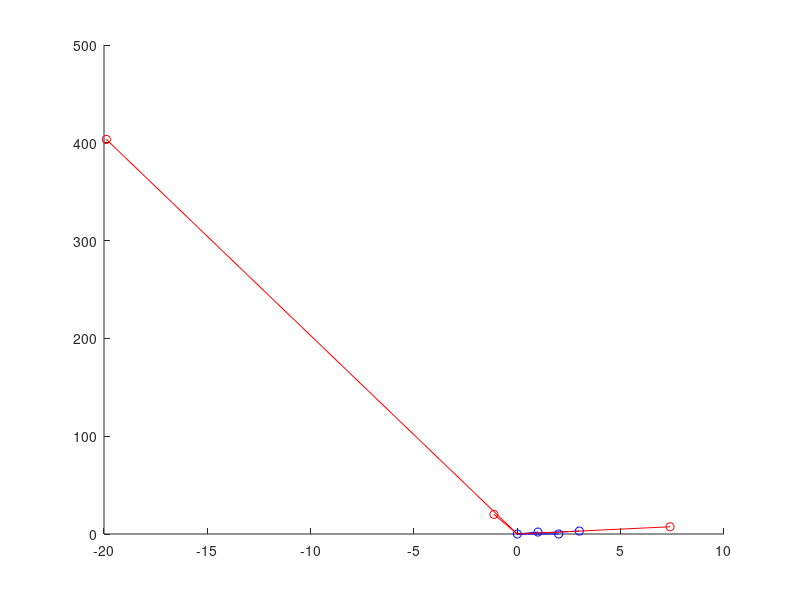

Reproduce this figure in MATLAB.
x1=0;
y1 = 0;

x2=2;
y2 = 0;

x3=3;
y3 = 3;

x4=1;
y4 = 2;

scatter(x1,y1,'b');hold on
scatter(x2,y2,'b');
scatter(x3,y3,'b');
scatter(x4,y4,'b');
plot([x1 x2],[y1 y2],'b');
plot([x1 x3],[y1 y3],'b');
plot([x1 x4],[y1 y4],'b');


hold on
z11= exp(x1)*cos(y1);
z21= exp(x2)*cos(y2);
z31 = exp(x3)*cos(y3);
z41 = exp(x4)*cos(y4);

z12= exp(x1)*exp(y1);
z22= exp(x2)*exp(y2);
z32 = exp(x3)*exp(y3);
z42 = exp(x4)*exp(y4);

%scatter(z11,z12,'r');hold on
scatter(z21,z22,'r');
scatter(z31,z32,'r');
scatter(z41,z42,'r');
plot([x1 z21],[y1 z22],'r');
plot([x1 z31],[y1 z32],'r');
plot([x1 z41],[y1 z42],'r');
% 
% n =2;
% 
% x12=x1^n;
% y12 = y1^n;
% 
% x22=x2^n;
% y22 = y2^n;
% 
% x32=x3^n;
% y32 = y3^n;
% 
% x42=x4^n;
% y42 = y4^n;
% m=3;
% W2 = 1+m*(x2+.5*(x22-y22));
% W3 = 1+m*(x3+.5*(x32-y32));
% W4 = 1+m*(x4+.5*(x42-y42));
% Z2 = m*(y2 + x2*y2);
% Z3 = m*(y3 + x3*y3);
% Z4 = m*(y4 + x4*y4); 
% 
% scatter(W2,Z2,'r');
% scatter(W3,Z3,'r');
% scatter(W4,Z4,'r');
% plot([x1 W2],[y1 Z2],'r');
% plot([x1 W3],[y1 Z3],'r');
% plot([x1 W4],[y1 Z4],'r');

% W2= x22-y22;
% W3=x32-y32;
% W4 = x42-y42
% Z2 = 2*x2*y2;
% Z3 = 2*x3*y3;
% Z4 = 2*x4*y4; 
% 
% scatter(W2,Z2,'g');
% scatter(W3,Z3,'g');
% scatter(W4,Z4,'g');
% plot([x1 W2],[y1 Z2],'g');
% plot([x1 W3],[y1 Z3],'g');
% plot([x1 W4],[y1 Z4],'g');

% scatter(x22,y22,'y');
% scatter(x32,y32,'y');
% scatter(x42,y42,'y');
% plot([x1 x22],[y1 y22],'y');
% plot([x1 x32],[y1 y32],'y');
% plot([x1 x42],[y1 y42],'y');

%scatter(x12,x12+y12,'r'); 
% scatter(x22,x22+y22,'r');
% scatter(x32,x32+y32,'r');
% scatter(x42,x42+y42,'r');
% plot([x1 x22],[y1 x22+y22],'r');
% plot([x1 x32],[y1 x32+y32],'r');
% plot([x1 x42],[y1 x42+y42],'r');